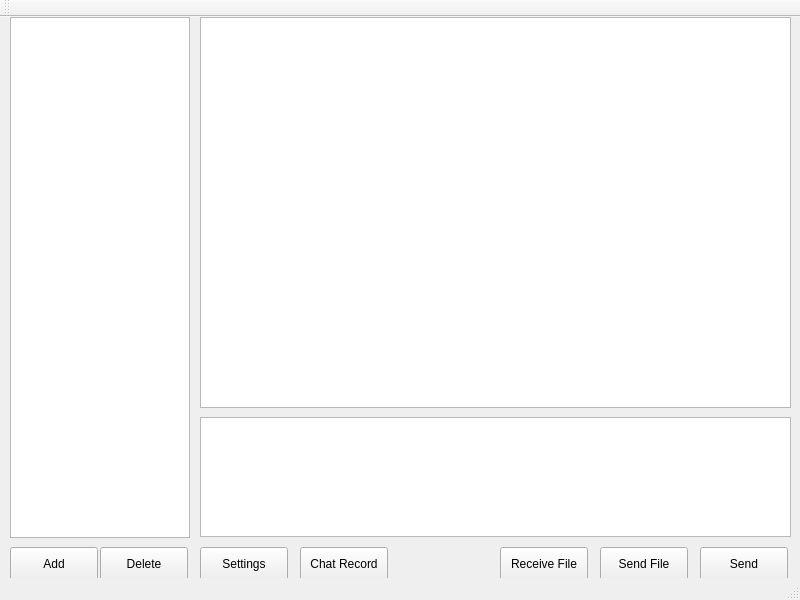
<?xml version="1.0" encoding="UTF-8"?>
<ui version="4.0">
 <class>MainWindow</class>
 <widget class="QMainWindow" name="MainWindow">
  <property name="geometry">
   <rect>
    <x>0</x>
    <y>0</y>
    <width>800</width>
    <height>600</height>
   </rect>
  </property>
  <property name="windowTitle">
   <string>P2P Chat</string>
  </property>
  <widget class="QWidget" name="centralWidget">
   <widget class="QTextEdit" name="textEdit">
    <property name="geometry">
     <rect>
      <x>200</x>
      <y>400</y>
      <width>591</width>
      <height>120</height>
     </rect>
    </property>
   </widget>
   <widget class="QListView" name="peerListView">
    <property name="geometry">
     <rect>
      <x>10</x>
      <y>0</y>
      <width>180</width>
      <height>521</height>
     </rect>
    </property>
   </widget>
   <widget class="QListView" name="textListView">
    <property name="geometry">
     <rect>
      <x>200</x>
      <y>0</y>
      <width>591</width>
      <height>391</height>
     </rect>
    </property>
   </widget>
   <widget class="QPushButton" name="sendButton">
    <property name="geometry">
     <rect>
      <x>700</x>
      <y>530</y>
      <width>88</width>
      <height>34</height>
     </rect>
    </property>
    <property name="text">
     <string>Send</string>
    </property>
   </widget>
   <widget class="QPushButton" name="addButton">
    <property name="geometry">
     <rect>
      <x>10</x>
      <y>530</y>
      <width>88</width>
      <height>34</height>
     </rect>
    </property>
    <property name="text">
     <string>Add</string>
    </property>
   </widget>
   <widget class="QPushButton" name="deleteButton">
    <property name="geometry">
     <rect>
      <x>100</x>
      <y>530</y>
      <width>88</width>
      <height>34</height>
     </rect>
    </property>
    <property name="text">
     <string>Delete</string>
    </property>
   </widget>
   <widget class="QPushButton" name="settingsButton">
    <property name="geometry">
     <rect>
      <x>200</x>
      <y>530</y>
      <width>88</width>
      <height>34</height>
     </rect>
    </property>
    <property name="text">
     <string>Settings</string>
    </property>
   </widget>
   <widget class="QPushButton" name="sendFileButton">
    <property name="geometry">
     <rect>
      <x>600</x>
      <y>530</y>
      <width>88</width>
      <height>34</height>
     </rect>
    </property>
    <property name="text">
     <string>Send File</string>
    </property>
   </widget>
   <widget class="QPushButton" name="receiveFileButton">
    <property name="geometry">
     <rect>
      <x>500</x>
      <y>530</y>
      <width>88</width>
      <height>34</height>
     </rect>
    </property>
    <property name="text">
     <string>Receive File</string>
    </property>
   </widget>
   <widget class="QPushButton" name="chatRecordButton">
    <property name="geometry">
     <rect>
      <x>300</x>
      <y>530</y>
      <width>88</width>
      <height>34</height>
     </rect>
    </property>
    <property name="text">
     <string>Chat Record</string>
    </property>
   </widget>
  </widget>
  <widget class="QToolBar" name="mainToolBar">
   <attribute name="toolBarArea">
    <enum>TopToolBarArea</enum>
   </attribute>
   <attribute name="toolBarBreak">
    <bool>false</bool>
   </attribute>
  </widget>
  <widget class="QStatusBar" name="statusBar"/>
 </widget>
 <layoutdefault spacing="6" margin="11"/>
 <resources/>
 <connections/>
</ui>
